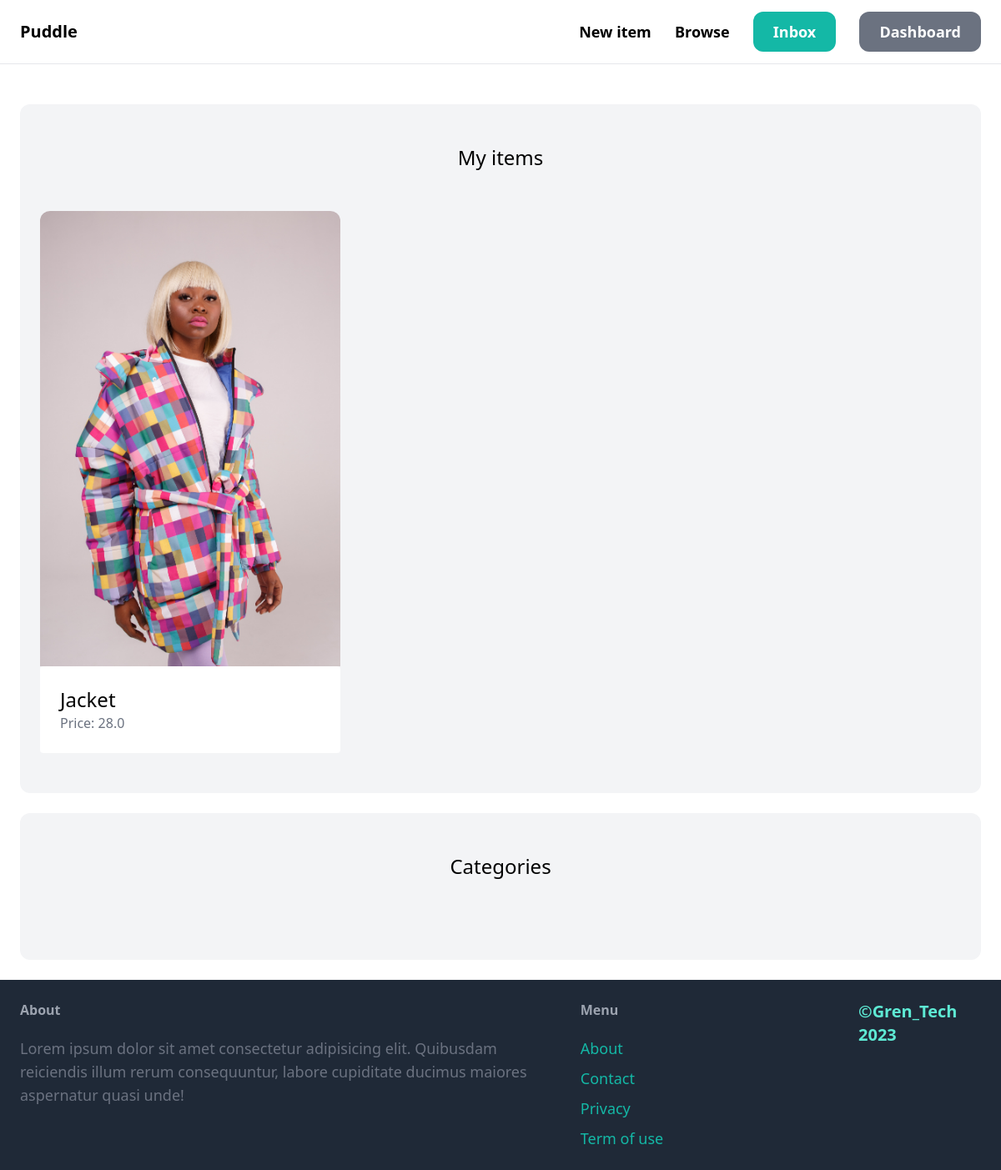
/dashboard/ (signed in), run on the app's committed database.
### item/models.py (models this page shows, shortened)
class Item(models.Model):
    category = models.ForeignKey(Category, related_name='items', on_delete=models.CASCADE)
    name = models.CharField(max_length=255)
    description = models.TextField(blank=True, null=True)
    price = models.FloatField()
    image = models.ImageField(upload_to='item_images', blank=True, null=True)
    is_sold = models.BooleanField(default=False)
    created_by = models.ForeignKey(User, related_name='items', on_delete=models.CASCADE)
    created_at = models.DateTimeField(auto_now_add=True)

### dashboard/views.py (the view)
# urls.py: path('', views.index, name='index'),
@login_required
def index(request):
    items = Item.objects.filter(created_by=request.user)
    return render(request, 'dashboard/index.html', {
        'items': items
    })

### dashboard/templates/dashboard/index.html (shortened to what this page needs)
{% extends 'core/base.html' %}
{% block content %}
    <div class="mt-6 px-6 py-12 bg-gray-100 rounded-xl">
        <h2 class="mb-12 text-2xl text-center">My items</h2>
        <div class="grid grid-cols-3 gap-3">
            {% for item in items %}
            <div>
                <a href="{% url 'item:detail' item.id %}">
                    <div>
                        <img src="{{item.image.url}}" class="rounded-t-xl">
                       <div class="p-6 bg-white rounded -b-xl">
                        <h2 class="text-2xl">{{item.name}}</h2>
                        <p class="text-gray-500">Price: {{item.price}}</p>
                       </div>
                    </div>
                </a>
            </div>
            {% endfor %}
        </div>
    </div>
    <div class="mt-6 px-6 py-12 bg-gray-100 rounded-xl">
        <h2 class="mb-12 text-2xl text-center">Categories</h2>
    </div>
{% endblock  %}

### data on the page
Item: image (picture), name "Jacket", price "28.0"
